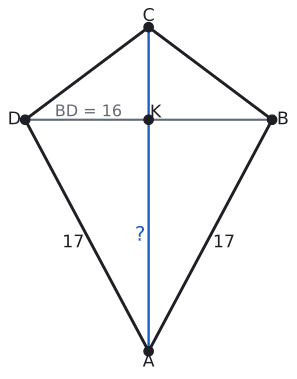

Write Python code to recreate this figure.
import sys; sys.path.insert(0, "tools")
from cizim import *

P = lambda x, y: np.array([float(x), float(y)])
uz = lambda U, V: round(float(np.linalg.norm(U - V)), 4)
def acisi(K, U, V):
    u, v = U - K, V - K
    return round(float(np.degrees(np.arccos(np.dot(u, v) / np.linalg.norm(u) / np.linalg.norm(v)))), 3)
def birim(U, V):
    t = (V - U) / np.linalg.norm(V - U); return t, np.array([-t[1], t[0]])
def cetik(U, V, n=1, renk=SOLUK, f=0.5):
    M = U + f * (V - U); t, m = birim(U, V)
    for i in range(n):
        c = M + (i - (n - 1) / 2) * 0.2 * S * t
        ax.plot(*zip(c - 0.22 * S * m, c + 0.22 * S * m), color=renk, lw=1.5)
def olcu(U, V, metin, d=0.5, renk=YAZI, fs=13, f=0.5, kutu=False):
    """[UV] üzerinde f oranındaki noktaya, U->V yönünün soluna d*S uzağa yazı (d < 0: sağına)."""
    M = U + f * (V - U); _, m = birim(U, V)
    ax.text(*(M + d * S * m), metin, ha="center", va="center", color=renk, fontsize=fs, zorder=7,
            bbox=dict(facecolor="white", edgecolor="none", pad=1.5) if kutu else None)
def dik_isareti(K, U, V, r=0.4):
    a_ = (U - K) / np.linalg.norm(U - K) * r * S; b_ = (V - K) / np.linalg.norm(V - K) * r * S
    ax.plot(*zip(K + a_, K + a_ + b_, K + b_), color=SOLUK, lw=1.3)
def harf(Q, metin, dx, dy, renk=YAZI, fs=13, kutu=False):
    ax.text(Q[0] + dx * S, Q[1] + dy * S, metin, ha="center", va="center", color=renk, fontsize=fs, zorder=7,
            bbox=dict(facecolor="white", edgecolor="none", pad=1.5) if kutu else None)
def cizgi(U, V, renk=YAZI, lw=2.2, ls="-"):
    ax.plot(*zip(U, V), color=renk, lw=lw, ls=ls)
def basla(xmin, xmax, ymin, ymax, en=5.0):
    global fig, ax
    fig, ax = sekil(en, en * (ymax - ymin) / (xmax - xmin))
    ax.set_aspect("equal"); ax.axis("off"); ax.set_xlim(xmin, xmax); ax.set_ylim(ymin, ymax)
def cokgen(noktalar, dolgu=None, kenar=YAZI, lw=2.2):
    if dolgu: ax.add_patch(patches.Polygon(noktalar, closed=True, facecolor=dolgu, edgecolor="none"))
    ax.plot(*zip(*(list(noktalar) + [noktalar[0]])), color=kenar, lw=lw)
    for Q in noktalar: nokta(ax, *Q, "")
def cerceve(noktalar, kenar=1.0):
    xs = [q[0] for q in noktalar]; ys = [q[1] for q in noktalar]
    return min(xs) - kenar * S, max(xs) + kenar * S, min(ys) - kenar * S, max(ys) + kenar * S
def deltoid(ak, ck, kb):
    """K orijinde; A altta, C üstte, D solda, B sağda. |AB| = |AD|, |CB| = |CD|."""
    return P(0, -ak), P(kb, 0), P(0, ck), P(-kb, 0), P(0, 0)
def koseler(A, B, C, D, r=0.5):
    harf(A, "A", 0, -r); harf(B, "B", r, 0); harf(C, "C", 0, r); harf(D, "D", -r, 0)
def alan_hesap(*Q):
    return round(abs(sum(Q[i][0] * Q[(i + 1) % len(Q)][1] - Q[(i + 1) % len(Q)][0] * Q[i][1] for i in range(len(Q)))) / 2, 4)

# Soru 3: |AB| = |AD| = 17, |BD| = 16 → |KB| = 8, |AK| = 15. (Üst kenarlar 10, |CK| = 6; soruda verilmez.)
A, B, C, D, K = deltoid(15, 6, 8)
S = 1.0
print("AB", uz(A, B), "AD", uz(A, D), "BD", uz(B, D), "AK", uz(A, K), "CB", uz(C, B), "CD", uz(C, D))
basla(*cerceve([A, B, C, D], 1.1), en=3.8)
cokgen([A, B, C, D]); koseler(A, B, C, D, r=0.7)
cizgi(B, D, SOLUK, 1.6); cizgi(A, C, MAVI, 1.8)
nokta(ax, *K, ""); harf(K, "K", 0.45, 0.45)
harf(K, "BD = 16", -3.9, 0.5, SOLUK, 12)
olcu(A, B, "17", -1.0); olcu(D, A, "17", -1.0)
olcu(A, K, "?", 0.55, MAVI, 15)
kaydet(fig, __file__)
